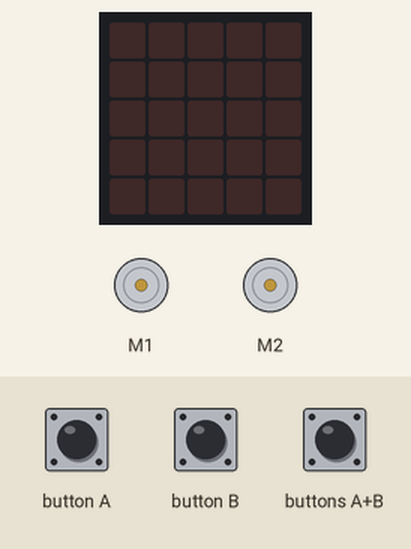
Simulated run of this program. Board: BBC micro:bit (MakeCode). On the bench: the board's 5×5 LED display, 2 × DC motor (green arrow = forward, orange = backward, longer = faster). The inputs (shaded band) are chosen by the test bench.

Above: at 1.2 s.
1.3 s: button A pressed for 0.15 s
At 3.0 s:
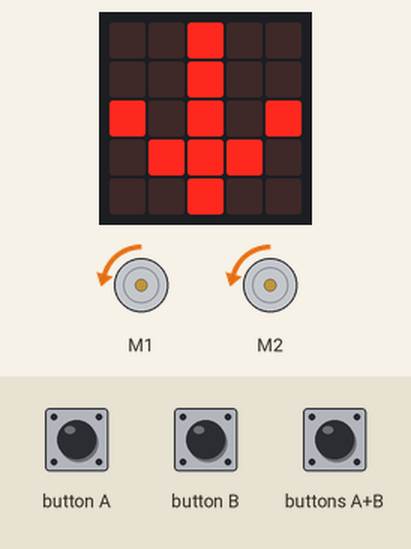
3.5 s: button B pressed for 0.15 s
At 4.7 s:
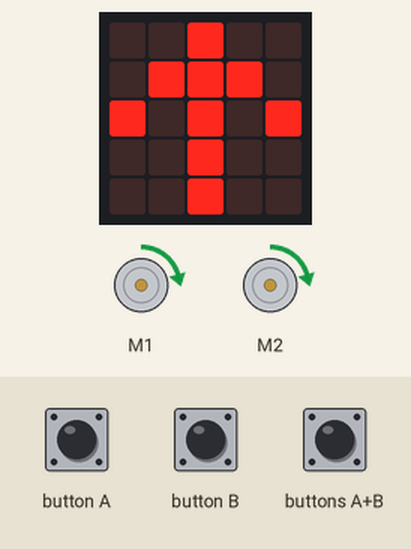
5.7 s: buttons A+B pressed for 0.15 s
At 7.0 s:
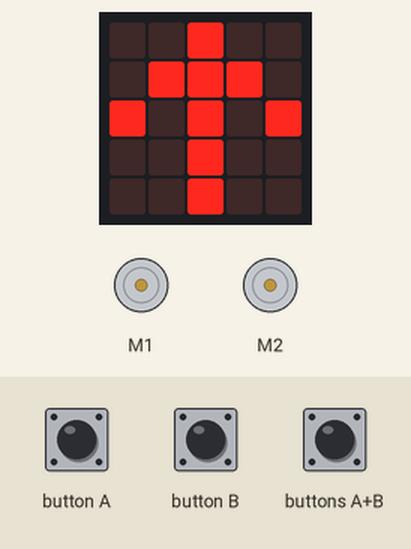
7.3 s: button A pressed for 0.15 s
At 7.9 s:
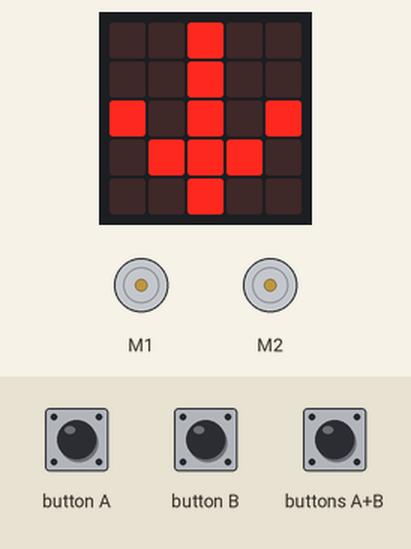
9.5 s: buttons A+B pressed for 1 s
At 11.2 s:
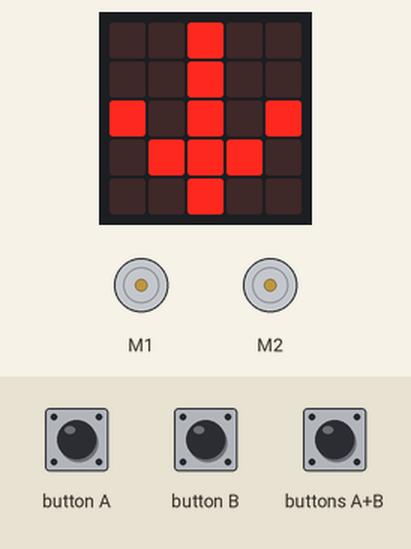
Timing chart, 0 to 12.7 s (numbered marks = the images above; inputs shaded):
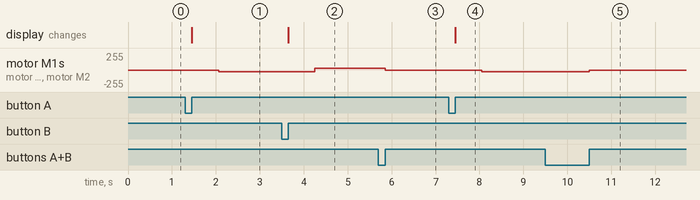

The program:

main.ts
```typescript
input.onButtonPressed(Button.A, function () {
    basic.showArrow(ArrowNames.South)
    wuKong.setAllMotor(-10, -10)
})
input.onButtonPressed(Button.AB, function () {
    wuKong.stopAllMotor()
})
input.onButtonPressed(Button.B, function () {
    basic.showArrow(ArrowNames.North)
    wuKong.setAllMotor(10, 10)
})
basic.forever(function () {

})
```

test.ts
```typescript
// tests gaan hier; deze zal niet worden gecompileerd wanneer dit pakket wordt gebruikt als extensie.
```

Measured:
- after the input at 1.3 s, motor M1, motor M2: stopped → backward 26/255 after 0.77 s; the display: changes after 0.15 s (image 1)
- after the input at 3.5 s, motor M1, motor M2: backward 26/255 → forward 26/255 after 0.75 s; the display: changes after 0.15 s (image 2)
- after the input at 5.7 s, motor M1, motor M2: forward 26/255 → stopped after 0.15 s
- after the input at 7.3 s, motor M1, motor M2: stopped → backward 26/255 after 0.75 s; the display: changes after 0.15 s (image 4)
- after the input at 9.5 s, motor M1, motor M2: backward 26/255 → stopped after 1.0 s
